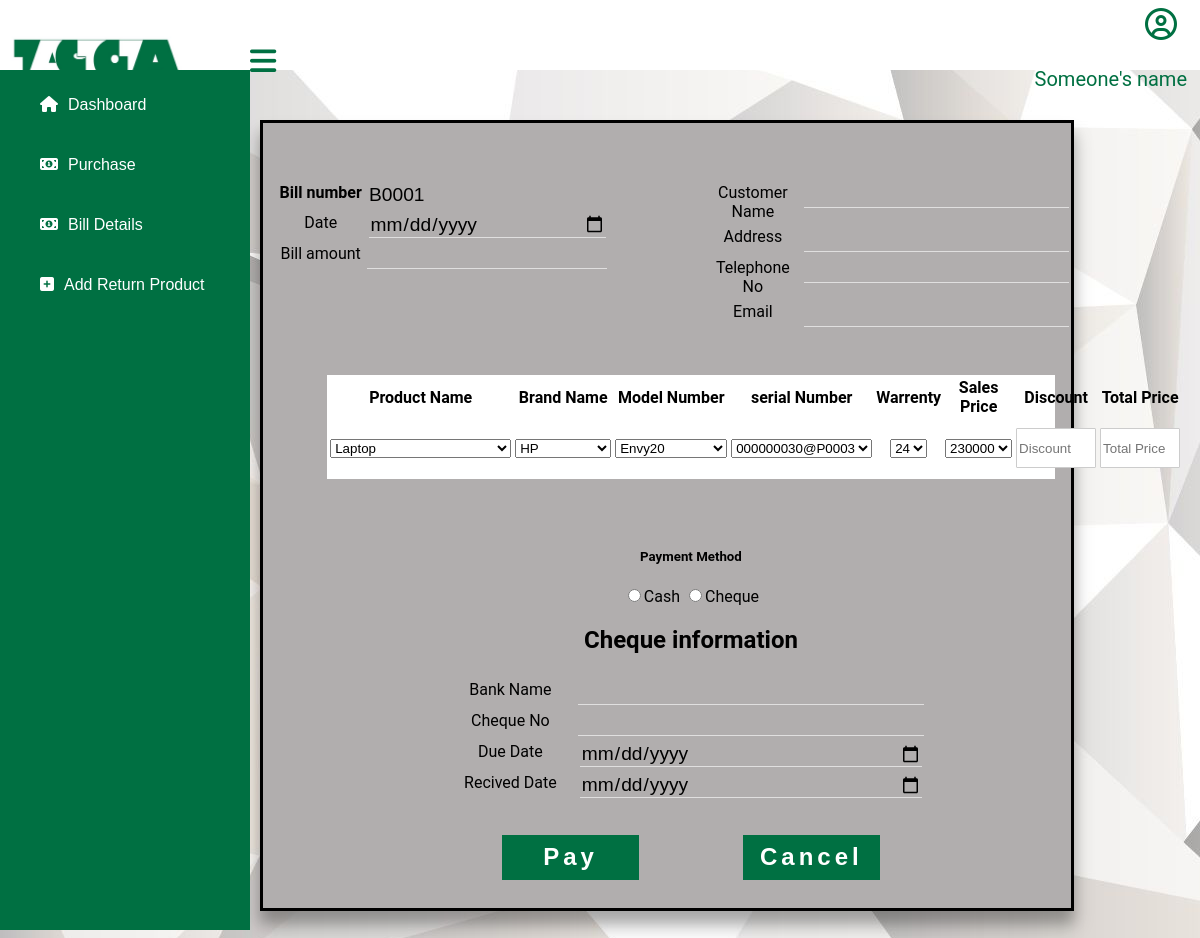
Before: /views/bill.php with the older database file.
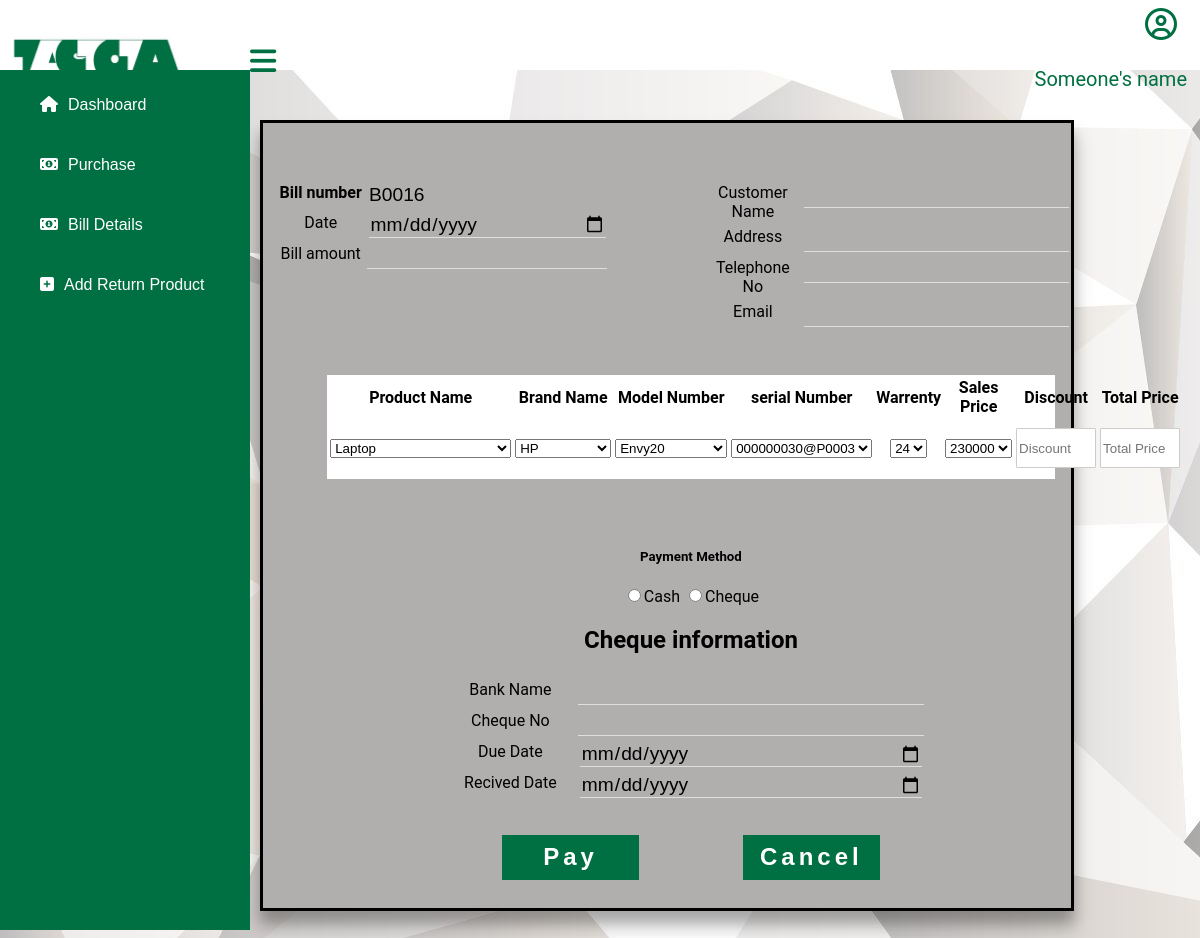
After: the same page with the newer database file.
### tables this page shows
CREATE TABLE `bill` (
  `bill_no` varchar(30) NOT NULL,
  `date_time` datetime NOT NULL,
  `amount` float NOT NULL,
  `payment_method` varchar(30) NOT NULL,
  `emp_id` varchar(30) NOT NULL
);

### model/database.php (called while the page is built, shortened)
<?php
class database
{
    private static $_instance;
    private $_connection;
    public static function getInstance() {
        if(!isset(self::$_instance)) {
            self::$_instance = new self();
        }
        return self::$_instance;
    }
    private function __construct() {
        $this->_connection = new mysqli(host, username, password, dbname);
    }
    public function getConnection() {
        return $this->_connection;
    }
}

### controller/sales.php (called while the page is built, shortened)
<?php
require_once("../model/sales_model.php");
class sales
{
    public function __construct()
    {
        $this->sale = new sales_model();
    }
  public function get_bill_no()
    {
       $row=$this->sale->get_bill_no();
       return $row;
    }
}

### model/sales_model.php (called while the page is built, shortened)
<?php
require_once("database.php");
class sales_model
{
    public function __construct() {
        $this->mysqli = database::getInstance()->getConnection();
    }
     public function get_bill_no(){
        $result = "";
        $query = $this->mysqli->query("SELECT * from bill order by bill_no desc LIMIT 1");
        if ($query->num_rows > 0) {
            while ($row = $query->fetch_assoc()) {
                $result = $row['bill_no'];
            }
            $result = substr($result, 3, 5);
            $result = (int) $result + 1;
            $result = "B" . sprintf('%04s', $result);
            return $result;
        }else
        {
            $result = "B0001";
            return $result;
        }
    }
}

### views/bill.php (the view, shortened to what the changed rows need)
<?php
include 'shopkeeper_sidebar.php';
require '../controller/sales.php';
$data=new sales();
$row=$data->get_bill_no();
?>
  <link rel="stylesheet" href="../public/css/bill.css">
  <link rel="stylesheet" href="../public/css/view_user.css">
  <link rel="stylesheet" href="../public/css/update.css">
  <div class="content1">
     <div class="main-box1">
     <form action="../controller/sales.php?action=add_bill" method="post">
          <div class="row">
            <div class="col-50">
             <div class="sub-box1">
                 <div class="row">
                    <div class="col-75">
                     <input type="text" id="bill_no" name="bill_no" value="<?php echo $row?>" disabled>
                    </div>
                 </div>
     </div>
      </div>
    <div class="view-tbl1">
    <table>
 <thead>
   <tr>
     <th>Product Name</th>
     <th scope="col">Brand Name</th>
     <th scope="col">Model Number</th>
     <th scope="col">serial Number</th>
     <th scope="col">Warrenty</th>
     <th scope="col">Sales Price</th>
     <th scope="col">Discount</th>
     <th scope="col">Total Price</th>
   </tr>
 </thead>
</table>
</div>
         <div class="box-down1">
        <b><h2>Cheque information</h2></b>
        <br>
        </div>
  </form>
</div>
 </div>
</body>

Changed rows visible on the page:
added bill: bill_no "B0016"
Other visible differences:
form field bill_no: "B0001" → (not shown)
